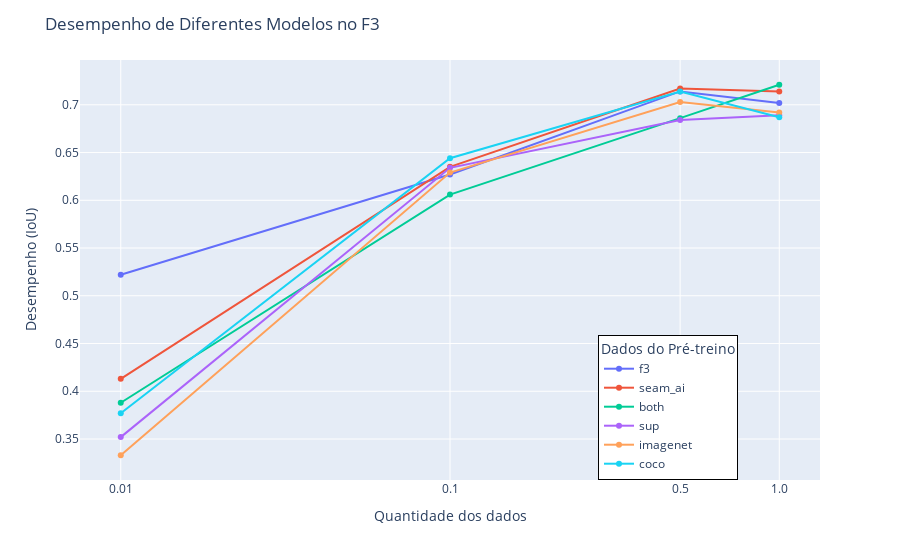

Write notebook code for a chart like this one.
### Code cell
import pandas as pd
import plotly.express as px

df = pd.read_csv(file_path)

df.rename(columns={df.columns[0]: 'treino_f3'}, inplace=True)

df['treino_f3'] = df['treino_f3'].astype(float)

fig = px.line(df, x='treino_f3', y=df.columns[1:], markers=True)

fig.update_layout(
    title='Desempenho de Diferentes Modelos no F3',
    # title={
    #     'text': 'Desempenho de Diferentes Modelos no F3',
    #     'y':0.94,
    #     'x':0.5,
    #     'xanchor': 'center',
    #     'yanchor': 'top'
    # },
    xaxis_title='Quantidade dos dados',
    yaxis_title='Desempenho (IoU)',
    legend_title='Dados do Pré-treino',
    xaxis_type='log',  # Definir o eixo x como logarítmico
    xaxis=dict(
        tickmode='array',
        tickvals=df['treino_f3'],  # Usar os valores da coluna como ticks
        ticktext=[str(v) for v in df['treino_f3']]  # Texto dos ticks como strings dos valores
    ),
    legend=dict(
        x=0.7,  # Posição x da legenda (0 = esquerda, 1 = direita)
        y=0,  # Posição y da legenda (0 = baixo, 1 = cima)
        traceorder='normal',
        bgcolor='rgba(255, 255, 255, 1)',  # Fundo da legenda com transparência
        bordercolor='Black',
        borderwidth=1
    )
)
fig.write_image("grafico_modelos_f3.png")
fig.show()

### Figure 1 — Plotly figure (JSON) as saved in the notebook; plotly's stock layout.template omitted (floating-point values rounded to 4 significant figures)
{"data": [{"hovertemplate": "variable=f3<br>treino_f3=%{x}<br>value=%{y}<extra></extra>", "legendgroup": "f3", "line": {"color": "#636efa", "dash": "solid"}, "marker": {"symbol": "circle"}, "mode": "lines+markers", "name": "f3", "orientation": "v", "showlegend": true, "type": "scatter", "x": [0.01, 0.1, 0.5, 1], "xaxis": "x", "y": [0.522, 0.627, 0.714, 0.702], "yaxis": "y"}, {"hovertemplate": "variable=seam_ai<br>treino_f3=%{x}<br>value=%{y}<extra></extra>", "legendgroup": "seam_ai", "line": {"color": "#EF553B", "dash": "solid"}, "marker": {"symbol": "circle"}, "mode": "lines+markers", "name": "seam_ai", "orientation": "v", "showlegend": true, "type": "scatter", "x": [0.01, 0.1, 0.5, 1], "xaxis": "x", "y": [0.413, 0.635, 0.717, 0.714], "yaxis": "y"}, {"hovertemplate": "variable=both<br>treino_f3=%{x}<br>value=%{y}<extra></extra>", "legendgroup": "both", "line": {"color": "#00cc96", "dash": "solid"}, "marker": {"symbol": "circle"}, "mode": "lines+markers", "name": "both", "orientation": "v", "showlegend": true, "type": "scatter", "x": [0.01, 0.1, 0.5, 1], "xaxis": "x", "y": [0.388, 0.606, 0.686, 0.721], "yaxis": "y"}, {"hovertemplate": "variable=sup<br>treino_f3=%{x}<br>value=%{y}<extra></extra>", "legendgroup": "sup", "line": {"color": "#ab63fa", "dash": "solid"}, "marker": {"symbol": "circle"}, "mode": "lines+markers", "name": "sup", "orientation": "v", "showlegend": true, "type": "scatter", "x": [0.01, 0.1, 0.5, 1], "xaxis": "x", "y": [0.352, 0.634, 0.684, 0.689], "yaxis": "y"}, {"hovertemplate": "variable=imagenet<br>treino_f3=%{x}<br>value=%{y}<extra></extra>", "legendgroup": "imagenet", "line": {"color": "#FFA15A", "dash": "solid"}, "marker": {"symbol": "circle"}, "mode": "lines+markers", "name": "imagenet", "orientation": "v", "showlegend": true, "type": "scatter", "x": [0.01, 0.1, 0.5, 1], "xaxis": "x", "y": [0.333, 0.629, 0.703, 0.692], "yaxis": "y"}, {"hovertemplate": "variable=coco<br>treino_f3=%{x}<br>value=%{y}<extra></extra>", "legendgroup": "coco", "line": {"color": "#19d3f3", "dash": "solid"}, "marker": {"symbol": "circle"}, "mode": "lines+markers", "name": "coco", "orientation": "v", "showlegend": true, "type": "scatter", "x": [0.01, 0.1, 0.5, 1], "xaxis": "x", "y": [0.377, 0.644, 0.714, 0.687], "yaxis": "y"}], "layout": {"legend": {"bgcolor": "rgba(255, 255, 255, 1)", "bordercolor": "Black", "borderwidth": 1, "title": {"text": "Dados do Pré-treino"}, "tracegroupgap": 0, "traceorder": "normal", "x": 0.7, "y": 0}, "margin": {"t": 60}, "title": {"text": "Desempenho de Diferentes Modelos no F3"}, "xaxis": {"anchor": "y", "domain": [0, 1], "tickmode": "array", "ticktext": ["0.01", "0.1", "0.5", "1.0"], "tickvals": [0.01, 0.1, 0.5, 1], "title": {"text": "Quantidade dos dados"}, "type": "log"}, "yaxis": {"anchor": "x", "domain": [0, 1], "title": {"text": "Desempenho (IoU)"}}}}
